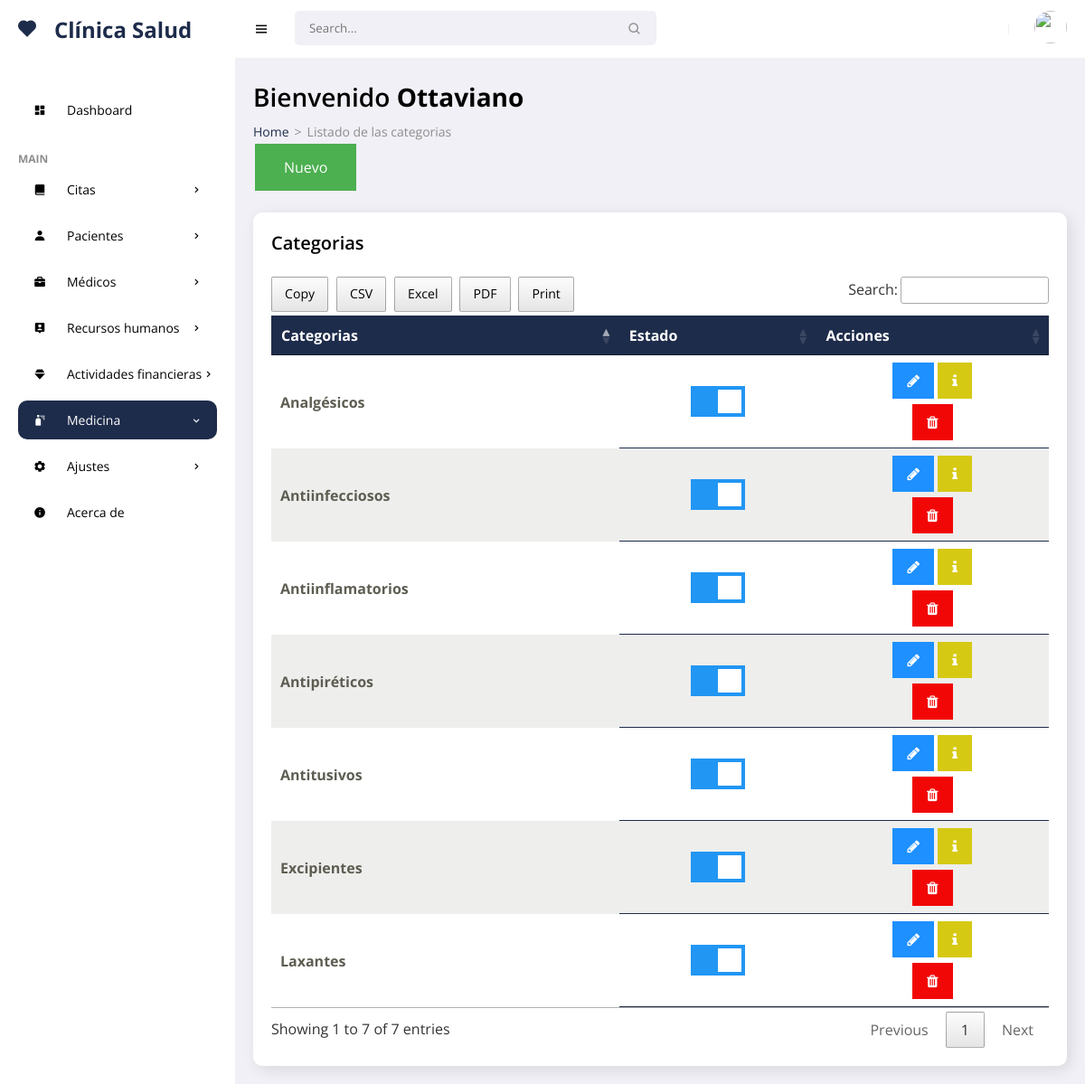
/consultorio_nuevo/frontend/medicinas/categoria.php (signed in), run on the app's committed database.
### tables this page shows
CREATE TABLE `category` (
  `idcat` int(11) NOT NULL,
  `nomcat` varchar(150) NOT NULL,
  `state` char(1) NOT NULL,
  `fere` timestamp NOT NULL DEFAULT current_timestamp() ON UPDATE current_timestamp()
);

### consultorio_nuevo/frontend/medicinas/categoria.php (the view, shortened to what this page needs)
<!DOCTYPE html>
<html lang="es">
<head>
    <link href='https://unpkg.com/boxicons@2.0.9/css/boxicons.min.css' rel='stylesheet'>
    <link rel="stylesheet" href="../../backend/css/admin.css">
    <link rel="stylesheet" type="text/css" href="../../backend/css/datatable.css">
    <link rel="stylesheet" type="text/css" href="../../backend/css/buttonsdataTables.css">
    <link rel="stylesheet" type="text/css" href="../../backend/css/font.css">
</head>
<body>
    <section id="sidebar">
        <a href="../admin/escritorio.php" class="brand"><i class='bx bxs-heart icon'></i> Clínica Salud</a>
        <ul class="side-menu">
            <li><a href="../admin/escritorio.php" ><i class='bx bxs-dashboard icon' ></i> Dashboard</a></li>
            <li class="divider" data-text="main">Main</li>
            <li>
                <a href="#"><i class='bx bxs-book-alt icon' ></i> Citas <i class='bx bx-chevron-right icon-right' ></i></a>
            </li>
            <li>
                <a href="#"><i class='bx bxs-user icon' ></i> Pacientes <i class='bx bx-chevron-right icon-right' ></i></a>
            </li>
            <li>
                <a href="#"><i class='bx bxs-briefcase icon' ></i> Médicos <i class='bx bx-chevron-right icon-right' ></i></a>
            </li>
            <li>
                <a href="#"><i class='bx bxs-user-pin icon' ></i> Recursos humanos<i class='bx bx-chevron-right icon-right' ></i></a>
            </li>
            <li>
                <a href="#"><i class='bx bxs-diamond icon' ></i> Actividades financieras<i class='bx bx-chevron-right icon-right' ></i></a>
            </li>
            <li>
                <a href="#" class="active"><i class='bx bxs-spray-can icon' ></i> Medicina<i class='bx bx-chevron-right icon-right' ></i></a>
            </li>
            <li>
                <a href="#"><i class='bx bxs-cog icon' ></i> Ajustes<i class='bx bx-chevron-right icon-right' ></i></a>
            </li>
            <li><a href="../acerca/mostrar.php"><i class='bx bxs-info-circle icon' ></i> Acerca de</a></li>
        </ul>
    </section>
    <section id="content">
        <nav>
            <i class='bx bx-menu toggle-sidebar' ></i>
            <form action="#">
                <div class="form-group">
                    <input type="text" placeholder="Search...">
                    <i class='bx bx-search icon' ></i>
                </div>
            </form>
            <div class="profile">
                <img src="https://images.unsplash.com/photo-1517841905240-472988babdf9?ixid=MnwxMjA3fDB8MHxzZWFyY2h8NHx8cGVvcGxlfGVufDB8fDB8fA%3D%3D&ixlib=rb-1.2.1&auto=format&fit=crop&w=500&q=60" alt="">
            </div>
        </nav>
        <main>
            <h1 class="title">Bienvenido <?php echo '<strong>'.$_SESSION['username'].'</strong>'; ?></h1>
            <ul class="breadcrumbs">
                <li><a href="../admin/escritorio.php">Home</a></li>
                <li class="divider">></li>
                <li><a href="#" class="active">Listado de las categorias</a></li>
            </ul>
            <button class="button" onclick="location.href='categoria_nuevo.php'">Nuevo</button>
          <div class="data">
                <div class="content-data">
                    <div class="head">
                        <h3>Categorias</h3>
                    </div>
                   <div class="table-responsive" style="overflow-x:auto;">
                       <?php
require '../../backend/bd/Conexion.php';
$sentencia = $connect->prepare("SELECT * FROM category ORDER BY idcat DESC;");
 $sentencia->execute();
$data =  array();
if($sentencia){
  while($r = $sentencia->fetchObject()){
    $data[] = $r;
  }
}
     ?>
     <?php if(count($data)>0):?>
         <table id="example" class="responsive-table">
            <thead>
                <tr>
                    <th scope="col">Categorias</th>
                    <th scope="col">Estado</th>
                    <th scope="col">Acciones</th>
                </tr>
            </thead>
            <tbody>
                <?php foreach($data as $d):?>
                    <tr>
                        <th scope="row"><?php echo $d->nomcat ?></th>
                        <td data-title="Estado">
                        <label class="switch">
                          <span class="slider"></span>
                        </label>
                        </td>
                        <td>
                <a title="Actualizar" href="../medicinas/categoria_editar.php?id=<?php echo $d->idcat ?>" class="fa fa-pencil tooltip"></a>
                            <a title="Información" href="../medicinas/categoria_info.php?id=<?php echo $d->idcat ?>" class="fa fa-info"></a>
                            <form  onsubmit="return confirm('Realmente desea eliminar el registro?');" method='POST' action='<?php $_SERVER['PHP_SELF'] ?>'>
<button name='delete_category' style="cursor: pointer;" class="fa fa-trash"></button>
</form>
                        </td>
                    </tr>
                    <?php endforeach; ?>
            </tbody>
         </table>
    <?php endif; ?>
                    </div>
                </div>
            </div>
        </main>
    </section>
</body>
</html>

### consultorio_nuevo/backend/css/datatable.css (style rules this page uses)
table.dataTable thead>tr>th.sorting,table.dataTable thead>tr>th.sorting_asc,table.dataTable thead>tr>th.sorting_desc,table.dataTable thead>tr>th.sorting_asc_disabled,table.dataTable thead>tr>th.sorting_desc_disabled,table.dataTable thead>tr>td.sorting,table.dataTable thead>tr>td.sorting_asc,table.dataTable thead>tr>td.sorting_desc,table.dataTable thead>tr>td.sorting_asc_disabled,table.dataTable thead>tr>td.sorting_desc_disabled { cursor:pointer;position:relative;padding-right:26px }
table.dataTable thead>tr>th.sorting:before,table.dataTable thead>tr>th.sorting:after,table.dataTable thead>tr>th.sorting_asc:before,table.dataTable thead>tr>th.sorting_asc:after,table.dataTable thead>tr>th.sorting_desc:before,table.dataTable thead>tr>th.sorting_desc:after,table.dataTable thead>tr>th.sorting_asc_disabled:before,table.dataTable thead>tr>th.sorting_asc_disabled:after,table.dataTable thead>tr>th.sorting_desc_disabled:before,table.dataTable thead>tr>th.sorting_desc_disabled:after,table.dataTable thead>tr>td.sorting:before,table.dataTable thead>tr>td.sorting:after,table.dataTable thead>tr>td.sorting_asc:before,table.dataTable thead>tr>td.sorting_asc:after,table.dataTable thead>tr>td.sorting_desc:before,table.dataTable thead>tr>td.sorting_desc:after,table.dataTable thead>tr>td.sorting_asc_disabled:before,table.dataTable thead>tr>td.sorting_asc_disabled:after,table.dataTable thead>tr>td.sorting_desc_disabled:before,table.dataTable thead>tr>td.sorting_desc_disabled:after { position:absolute;display:block;opacity:.125;right:10px;line-height:9px;font-size:.9em }
table.dataTable thead>tr>th.sorting:before,table.dataTable thead>tr>th.sorting_asc:before,table.dataTable thead>tr>th.sorting_desc:before,table.dataTable thead>tr>th.sorting_asc_disabled:before,table.dataTable thead>tr>th.sorting_desc_disabled:before,table.dataTable thead>tr>td.sorting:before,table.dataTable thead>tr>td.sorting_asc:before,table.dataTable thead>tr>td.sorting_desc:before,table.dataTable thead>tr>td.sorting_asc_disabled:before,table.dataTable thead>tr>td.sorting_desc_disabled:before { bottom:50%;content:"▴" }
table.dataTable thead>tr>th.sorting:after,table.dataTable thead>tr>th.sorting_asc:after,table.dataTable thead>tr>th.sorting_desc:after,table.dataTable thead>tr>th.sorting_asc_disabled:after,table.dataTable thead>tr>th.sorting_desc_disabled:after,table.dataTable thead>tr>td.sorting:after,table.dataTable thead>tr>td.sorting_asc:after,table.dataTable thead>tr>td.sorting_desc:after,table.dataTable thead>tr>td.sorting_asc_disabled:after,table.dataTable thead>tr>td.sorting_desc_disabled:after { top:50%;content:"▾" }
table.dataTable thead>tr>th.sorting_asc:before,table.dataTable thead>tr>th.sorting_desc:after,table.dataTable thead>tr>td.sorting_asc:before,table.dataTable thead>tr>td.sorting_desc:after { opacity:.6 }
table.dataTable thead th,table.dataTable thead td,table.dataTable tfoot th,table.dataTable tfoot td { text-align:left }
table.dataTable { width:100%;margin:0 auto;clear:both;border-collapse:separate;border-spacing:0 }
table.dataTable thead th,table.dataTable tfoot th { font-weight:bold }
table.dataTable thead th,table.dataTable thead td { padding:10px;border-bottom:1px solid rgba(0, 0, 0, 0.3) }
table.dataTable tbody tr { background-color:transparent }
table.dataTable tbody th,table.dataTable tbody td { padding:8px 10px }
table.dataTable.no-footer { border-bottom:1px solid rgba(0, 0, 0, 0.3) }
table.dataTable th,table.dataTable td { box-sizing:content-box }

### data on the page
category: nomcat "Antitusivos"
category: nomcat "Antiinfecciosos"
category: nomcat "Laxantes"
category: nomcat "Antipiréticos"
category: nomcat "Antiinflamatorios"
category: nomcat "Analgésicos"
category: nomcat "Excipientes"

### other printed values
$_SESSION['username'] "Ottaviano"
